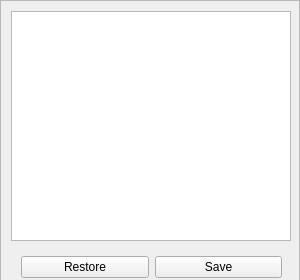
<?xml version="1.0" encoding="UTF-8"?>
<ui version="4.0">
 <class>Configger</class>
 <widget class="QWidget" name="Configger">
  <property name="geometry">
   <rect>
    <x>0</x>
    <y>0</y>
    <width>300</width>
    <height>280</height>
   </rect>
  </property>
  <property name="windowTitle">
   <string>Configger</string>
  </property>
  <widget class="QScrollArea" name="scrollArea">
   <property name="geometry">
    <rect>
     <x>0</x>
     <y>0</y>
     <width>300</width>
     <height>300</height>
    </rect>
   </property>
   <property name="widgetResizable">
    <bool>true</bool>
   </property>
   <widget class="QWidget" name="scrollAreaWidgetContents">
    <property name="geometry">
     <rect>
      <x>0</x>
      <y>0</y>
      <width>298</width>
      <height>298</height>
     </rect>
    </property>
    <widget class="QTableView" name="tableView">
     <property name="geometry">
      <rect>
       <x>10</x>
       <y>10</y>
       <width>280</width>
       <height>230</height>
      </rect>
     </property>
    </widget>
    <widget class="QWidget" name="">
     <property name="geometry">
      <rect>
       <x>20</x>
       <y>250</y>
       <width>261</width>
       <height>32</height>
      </rect>
     </property>
     <layout class="QGridLayout" name="gridLayout">
      <item row="0" column="0">
       <widget class="QPushButton" name="pushButton_Restore">
        <property name="text">
         <string>Restore</string>
        </property>
       </widget>
      </item>
      <item row="0" column="1">
       <widget class="QPushButton" name="pushButton_Save">
        <property name="text">
         <string>Save</string>
        </property>
       </widget>
      </item>
     </layout>
    </widget>
   </widget>
  </widget>
 </widget>
 <resources/>
 <connections/>
</ui>
